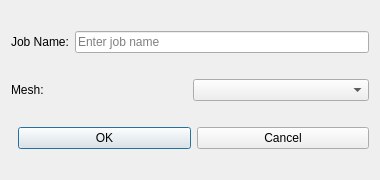
<?xml version="1.0" encoding="UTF-8"?>
<ui version="4.0">
 <class>xq_SimJobCreate</class>
 <widget class="QDialog" name="xq_SimJobCreate">
  <property name="geometry">
   <rect><x>0</x><y>0</y><width>380</width><height>180</height></rect>
  </property>
  <property name="windowTitle"><string>Create Simulation Job</string></property>
  <layout class="QVBoxLayout" name="mainLayout">
   <!-- Job name -->
   <item>
    <layout class="QHBoxLayout" name="nameLayout">
     <item>
      <widget class="QLabel" name="lblJobName">
       <property name="text"><string>Job Name:</string></property>
      </widget>
     </item>
     <item>
      <widget class="QLineEdit" name="editJobName">
       <property name="placeholderText"><string>Enter job name</string></property>
      </widget>
     </item>
    </layout>
   </item>

   <!-- Mesh selection -->
   <item>
    <layout class="QHBoxLayout" name="meshLayout">
     <item>
      <widget class="QLabel" name="lblMesh">
       <property name="text"><string>Mesh:</string></property>
      </widget>
     </item>
     <item>
      <widget class="QComboBox" name="comboMesh"/>
     </item>
    </layout>
   </item>

   <!-- Buttons -->
   <item>
    <layout class="QHBoxLayout" name="buttonLayout">
     <item>
      <spacer name="btnSpacer">
       <property name="orientation"><enum>Qt::Horizontal</enum></property>
      </spacer>
     </item>
     <item>
      <widget class="QPushButton" name="btnOk">
       <property name="text"><string>OK</string></property>
      </widget>
     </item>
     <item>
      <widget class="QPushButton" name="btnCancel">
       <property name="text"><string>Cancel</string></property>
      </widget>
     </item>
    </layout>
   </item>
  </layout>
 </widget>
</ui>
